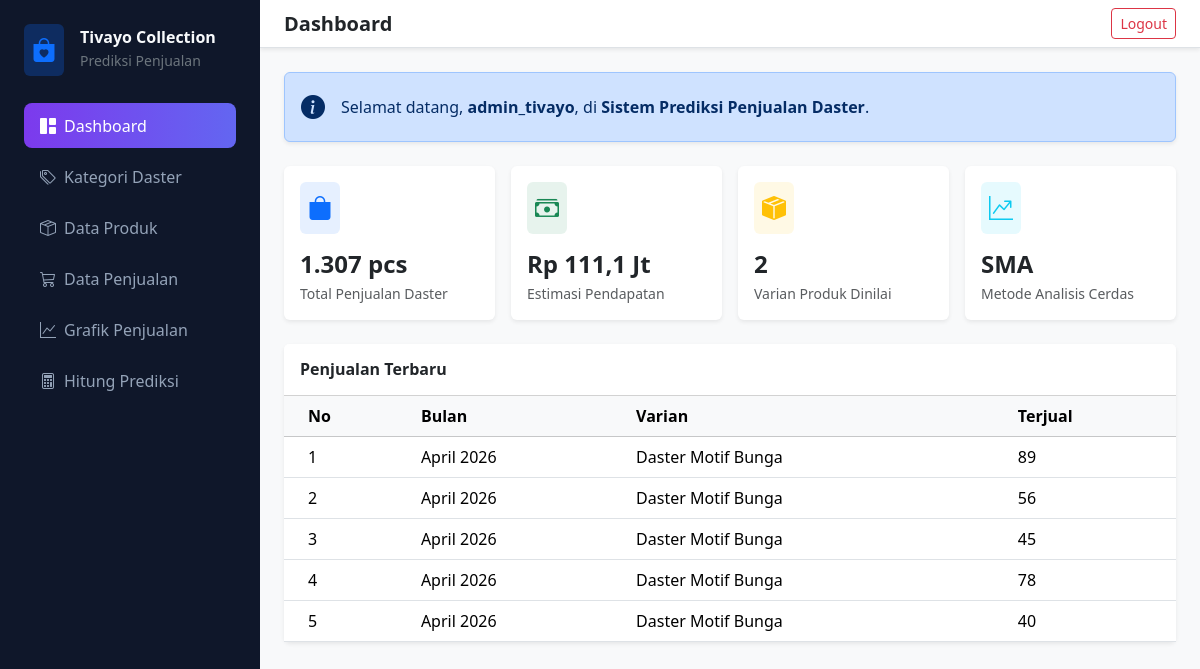
The page / (signed in) on the database its author committed.
### tables this page shows
CREATE TABLE `data_penjualan` (
  `id` int NOT NULL AUTO_INCREMENT,
  `produk_id` int NOT NULL,
  `tanggal` date NOT NULL,
  `jumlah_terjual` int NOT NULL,
  `user_id` int NOT NULL,
  `created_at` timestamp NULL DEFAULT CURRENT_TIMESTAMP,
  PRIMARY KEY (`id`),
  KEY `produk_id` (`produk_id`),
  KEY `user_id` (`user_id`),
  KEY `idx_tanggal` (`tanggal`),
  CONSTRAINT `data_penjualan_ibfk_1` FOREIGN KEY (`produk_id`) REFERENCES `data_produk` (`id`) ON DELETE CASCADE ON UPDATE CASCADE,
  CONSTRAINT `data_penjualan_ibfk_2` FOREIGN KEY (`user_id`) REFERENCES `users` (`id`) ON DELETE CASCADE ON UPDATE CASCADE
);

CREATE TABLE `data_produk` (
  `id` int NOT NULL AUTO_INCREMENT,
  `kode_produk` varchar(50) NOT NULL,
  `nama_produk` varchar(100) NOT NULL,
  `kategori_id` int NOT NULL,
  `harga` decimal(10,2) NOT NULL,
  `stok` int DEFAULT '0',
  `created_at` timestamp NULL DEFAULT CURRENT_TIMESTAMP,
  `updated_at` timestamp NULL DEFAULT CURRENT_TIMESTAMP ON UPDATE CURRENT_TIMESTAMP,
  PRIMARY KEY (`id`),
  UNIQUE KEY `kode_produk` (`kode_produk`),
  KEY `idx_kode` (`kode_produk`),
  KEY `kategori_id` (`kategori_id`),
  CONSTRAINT `fk_produk_kategori` FOREIGN KEY (`kategori_id`) REFERENCES `kategori` (`id`) ON DELETE RESTRICT ON UPDATE CASCADE
);

### public/index.php (called while the page is built, shortened)
<?php
$page = $_GET['page'] ?? 'dashboard';
require_once __DIR__ . '/../views/dashboard/index.php';

### config/database.php (called while the page is built)
<?php
return [
    'host' => 'db',
    'user' => 'prediksi_daster_user',
    'password' => 'userpassword',
    'dbname' => 'prediksi_daster_collection',
    'charset' => 'utf8mb4'
];

### core/Database.php (called while the page is built, shortened)
<?php
class Database
{
    private $pdo;
    private $stmt;
    public function __construct()
    {
        $this->config = require __DIR__ . '/../config/database.php';
        $dsn = "mysql:host={$this->config['host']};dbname={$this->config['dbname']};charset={$this->config['charset']}";
        $options = [
            PDO::ATTR_ERRMODE => PDO::ERRMODE_EXCEPTION,
            PDO::ATTR_DEFAULT_FETCH_MODE => PDO::FETCH_ASSOC,
            PDO::ATTR_EMULATE_PREPARES => false,
        ];
        try {
            $this->pdo = new PDO($dsn, $this->config['user'], $this->config['password'], $options);
        } catch (PDOException $e) {
            throw new PDOException($e->getMessage(), (int) $e->getCode());
        }
    }
    public function query(string $sql): self
    {
        $this->stmt = $this->pdo->prepare($sql);
        return $this;
    }
    public function execute(): bool
    {
        return $this->stmt->execute();
    }
    public function resultSet(): array
    {
        $this->execute();
        return $this->stmt->fetchAll();
    }
}
?>

### models/Penjualan.php (called while the page is built, shortened)
<?php
require_once __DIR__ . '/../core/Database.php';
class Penjualan
{
    private $db;
    public function __construct()
    {
        $this->db = new Database();
    }
    public function getAllPenjualan()
    {
        $this->db->query("
            SELECT
                dp.id,
                DATE_FORMAT(dp.tanggal, '%M') as bulan,
                YEAR(dp.tanggal) as tahun,
                dp.tanggal,
                dp.produk_id,
                pr.nama_produk as varian,
                dp.jumlah_terjual as terjual
            FROM data_penjualan dp
            JOIN data_produk pr ON dp.produk_id = pr.id
            ORDER BY dp.tanggal DESC, dp.id DESC
        ");
        return $this->db->resultSet();
    }
}

### views/dashboard/index.php (the view, shortened to what this page needs)
<?php $page = $page ?? $_GET['page'] ?? 'dashboard'; ?>
<!DOCTYPE html>
<html lang="id">
<head>
    <link href="https://cdn.jsdelivr.net/npm/bootstrap@5.3.3/dist/css/bootstrap.min.css" rel="stylesheet">
    <link href="https://cdn.jsdelivr.net/npm/bootstrap-icons@1.11.3/font/bootstrap-icons.min.css" rel="stylesheet">
</head>
<body>
    <aside class="sidebar p-3 d-flex flex-column">
        <div class="d-flex align-items-center mb-4 px-2 pt-2">
            <div class="bg-primary bg-opacity-25 rounded-2 p-2 me-3"><i
                    class="bi bi-bag-heart-fill fs-4 text-primary"></i></div>
            <div>
                <h6 class="mb-0 fw-bold">Tivayo Collection</h6><small class="text-secondary">Prediksi Penjualan</small>
            </div>
        </div>
        <nav class="nav flex-column flex-grow-1">
            <a href="index.php?page=dashboard"
                class="nav-link <?php echo ($page === 'dashboard') ? 'active' : ''; ?>"><i
                    class="bi bi-grid-1x2-fill me-2"></i>Dashboard</a>
            <a href="index.php?page=kategori" class="nav-link <?php echo ($page === 'kategori') ? 'active' : ''; ?>"><i
                    class="bi bi-tags me-2"></i>Kategori Daster</a>
            <a href="index.php?page=produk" class="nav-link <?php echo ($page === 'produk') ? 'active' : ''; ?>"><i
                    class="bi bi-box-seam me-2"></i>Data Produk</a>
            <a href="index.php?page=penjualan"
                class="nav-link <?php echo ($page === 'penjualan') ? 'active' : ''; ?>"><i
                    class="bi bi-cart3 me-2"></i>Data Penjualan</a>
            <a href="index.php?page=grafik" class="nav-link <?php echo ($page === 'grafik') ? 'active' : ''; ?>"><i
                    class="bi bi-graph-up me-2"></i>Grafik Penjualan</a>
            <a href="index.php?page=prediksi" class="nav-link <?php echo ($page === 'prediksi') ? 'active' : ''; ?>"><i
                    class="bi bi-calculator me-2"></i>Hitung Prediksi</a>
        </nav>
    </aside>
    <?php if ($page === 'penjualan'): ?>
        <?php require_once __DIR__ . '/penjualan/penjualan.php'; ?>
    <?php elseif ($page === 'produk'): ?>
        <?php require_once __DIR__ . '/produk/produk.php'; ?>
    <?php elseif ($page === 'kategori'): ?>
        <?php require_once __DIR__ . '/kategori/kategori.php'; ?>
    <?php elseif ($page === 'grafik'): ?>
        <?php require_once __DIR__ . '/laporan/laporan.php'; ?>
    <?php elseif ($page === 'prediksi'): ?>
        <?php require_once __DIR__ . '/prediksi/prediksi.php'; ?>
    <?php else: ?>
        <main class="main-content">
            <nav class="navbar navbar-light bg-white border-bottom px-4 sticky-top shadow-sm">
                <h5 class="mb-0 fw-bold">Dashboard</h5>
                <a href="/public/process_logout.php" class="btn btn-outline-danger btn-sm">Logout</a>
            </nav>
            <div class="container-fluid p-4">
                <div class="alert alert-primary d-flex align-items-center mb-4 shadow-sm">
                    <i class="bi bi-info-circle-fill me-3 fs-4"></i>
                    <div>Selamat datang, <strong><?php echo htmlspecialchars($_SESSION['username'] ?? 'User'); ?></strong>,
                        di <strong>Sistem Prediksi Penjualan Daster</strong>.</div>
                </div>
                <?php
                require_once __DIR__ . '/../../models/Penjualan.php';
                $model = new Penjualan();
                $dataPenjualan = $model->getAllPenjualan();
                $totalSales = 0;
                $varianUnik = [];
                foreach ($dataPenjualan as $row) {
                    $totalSales += (int) $row['terjual'];
                    $varianUnik[] = $row['varian'];
                }
                $totalVarian = count(array_unique($varianUnik));
                $pendapatanEstimasi = $totalSales * 85000;
                ?>
                <div class="row g-3 mb-4">
                    <div class="col-md-6 col-xl-3">
                        <div class="card border-0 shadow-sm h-100">
                            <div class="card-body">
                                <div class="d-flex justify-content-between align-items-center mb-3">
                                    <div class="bg-primary bg-opacity-10 p-2 rounded-2 text-primary">
                                        <i class="bi bi-bag-fill fs-4"></i>
                                    </div>
                                </div>
                                <h4 class="fw-bold mb-1"><?php echo number_format($totalSales, 0, ',', '.'); ?> pcs</h4>
                                <p class="text-muted mb-0 small">Total Penjualan Daster</p>
                            </div>
                        </div>
                    </div>
                    <div class="col-md-6 col-xl-3">
                        <div class="card border-0 shadow-sm h-100">
                            <div class="card-body">
                                <div class="d-flex justify-content-between align-items-center mb-3">
                                    <div class="bg-success bg-opacity-10 p-2 rounded-2 text-success">
                                        <i class="bi bi-cash-stack fs-4"></i>
                                    </div>
                                </div>
                                <h4 class="fw-bold mb-1">Rp
                                    <?php echo number_format($pendapatanEstimasi / 1000000, 1, ',', '.'); ?> Jt
                                </h4>
                                <p class="text-muted mb-0 small">Estimasi Pendapatan</p>
                            </div>
                        </div>
                    </div>
                    <div class="col-md-6 col-xl-3">
                        <div class="card border-0 shadow-sm h-100">
                            <div class="card-body">
                                <div class="d-flex justify-content-between align-items-center mb-3">
                                    <div class="bg-warning bg-opacity-10 p-2 rounded-2 text-warning">
                                        <i class="bi bi-box-seam-fill fs-4"></i>
                                    </div>
                                </div>
                                <h4 class="fw-bold mb-1"><?php echo $totalVarian; ?></h4>
                                <p class="text-muted mb-0 small">Varian Produk Dinilai</p>
                            </div>
                        </div>
                    </div>
                    <div class="col-md-6 col-xl-3">
                        <div class="card border-0 shadow-sm h-100">
                            <div class="card-body">
                                <div class="d-flex justify-content-between align-items-center mb-3">
                                    <div class="bg-info bg-opacity-10 p-2 rounded-2 text-info">
                                        <i class="bi bi-graph-up-arrow fs-4"></i>
                                    </div>
                                </div>
                                <h4 class="fw-bold mb-1">SMA</h4>
                                <p class="text-muted mb-0 small">Metode Analisis Cerdas</p>
                            </div>
                        </div>
                    </div>
                </div>
                <div class="card border-0 shadow-sm">
                    <div class="card-header bg-white py-3">
                        <h6 class="mb-0 fw-semibold">Penjualan Terbaru</h6>
                    </div>
                    <div class="card-body p-0">
                        <div class="table-responsive">
                            <table class="table table-hover mb-0 align-middle">
                                <thead class="table-light">
                                    <tr>
                                        <th class="ps-4">No</th>
                                        <th>Bulan</th>
                                        <th>Varian</th>
                                        <th>Terjual</th>
                                    </tr>
                                </thead>
                                <tbody>
                                    <?php
                                    $months = [
                                        'January' => 'Januari',
                                        'February' => 'Februari',
                                        'March' => 'Maret',
                                        'April' => 'April',
                                        'May' => 'Mei',
                                        'June' => 'Juni',
                                        'July' => 'Juli',
                                        'August' => 'Agustus',
                                        'September' => 'September',
                                        'October' => 'Oktober',
                                        'November' => 'November',
                                        'December' => 'Desember'
                                    ];
                                    $latestSales = array_slice($dataPenjualan, 0, 5);
                                    if (count($latestSales) > 0) {
                                        $no = 1;
                                        foreach ($latestSales as $sale) {
                                            $bulanInggris = date('F', strtotime($sale['tanggal']));
                                            $bulanIndo = $months[$bulanInggris] ?? $bulanInggris;
                                            $tahun = date('Y', strtotime($sale['tanggal']));
                                            $waktu = $bulanIndo . ' ' . $tahun;
                                            echo "<tr>
                                                    <td class=\"ps-4\">{$no}</td>
                                                    <td>{$waktu}</td>
                                                    <td>" . htmlspecialchars($sale['varian'] ?? '') . "</td>
                                                    <td>" . htmlspecialchars($sale['terjual'] ?? '0') . "</td>
                                                  </tr>";
                                            $no++;
                                        }
                                    } else {
                                        echo "<tr><td colspan=\"4\" class=\"text-center text-muted py-3\">Belum ada data penjualan</td></tr>";
                                    }
                                    ?>
                                </tbody>
                            </table>
                        </div>
                    </div>
                </div>
            </div>
        </main>
    <?php endif; ?>
</body>
</html>

### views/dashboard/index.php (style rules this page uses)
:root { --sidebar-width: 260px; }
body { background-color: #f8f9fa; font-family: 'Segoe UI', sans-serif; }
.sidebar { width: var(--sidebar-width); height: 100vh; position: fixed; top: 0; left: 0; background: #0f172a; color: #f8fafc; z-index: 1050; }
.sidebar .nav-link { color: #94a3b8; border-radius: 0.5rem; margin: 0.2rem 0.5rem; padding: 0.65rem 1rem; text-decoration: none; display: block; }
.sidebar .nav-link.active { color: #fff; background: linear-gradient(90deg, #7c3aed, #6366f1); }
.main-content { margin-left: var(--sidebar-width); min-height: 100vh; }

### rows shown on the page
data_penjualan: tanggal "April 2026", produk.nama_produk "Daster Motif Bunga", jumlah_terjual "89"
data_penjualan: tanggal "April 2026", produk.nama_produk "Daster Motif Bunga", jumlah_terjual "56"
data_penjualan: tanggal "April 2026", produk.nama_produk "Daster Motif Bunga", jumlah_terjual "45"
data_penjualan: tanggal "April 2026", produk.nama_produk "Daster Motif Bunga", jumlah_terjual "78"
data_penjualan: tanggal "April 2026", produk.nama_produk "Daster Motif Bunga", jumlah_terjual "40"

### other values the page prints
$_SESSION['username'] "admin_tivayo"
$totalSales "1.307"
$pendapatanEstimasi / 1000000 "111,1"
$totalVarian "2"
